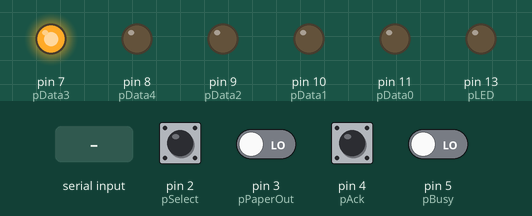
A sketch run on a simulated Arduino Uno, built with avr-gcc and run on an emulated ATmega328P. Parts: output pins drawn as LEDs (lit = HIGH). Dashed ring = blinking. The inputs (shaded band) are chosen by the test bench; at power-on: pin 2 (pSelect), pin 3 (pPaperOut), pin 4 (pAck), pin 5 (pBusy) LOW.

Above: at 1.2 s.
1.3 s: byte 30 received over Serial
At 1.6 s:
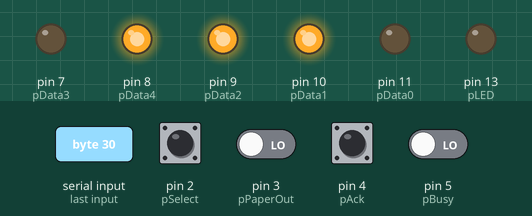
2.8 s: pin 4 (pAck) driven HIGH
At 4.0 s:
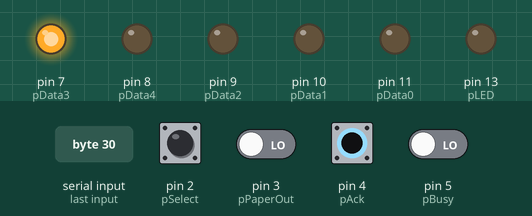
4.3 s: pin 4 (pAck) driven LOW
At 5.1 s:
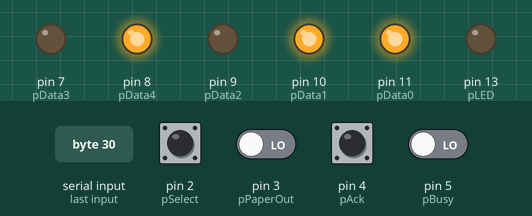
5.8 s: pin 4 (pAck) pulsed HIGH 2 times (0.12 s each, 0.3 s apart)
At 6.01 s:
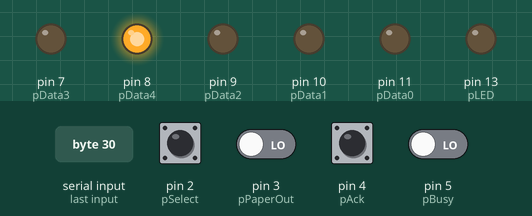
7.9 s: byte 90 received over Serial
At 9.1 s:
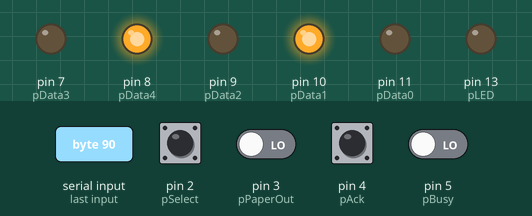
9.4 s: pin 4 (pAck) pulsed HIGH 5 times (0.12 s each, 0.3 s apart)
At 9.91 s:
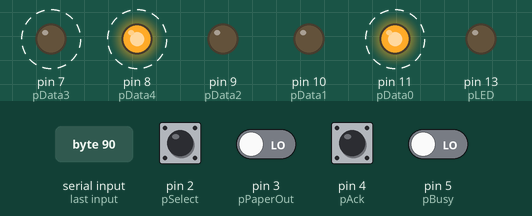
Timing chart, 0 to 12.4 s (numbered marks = the images above; inputs shaded):
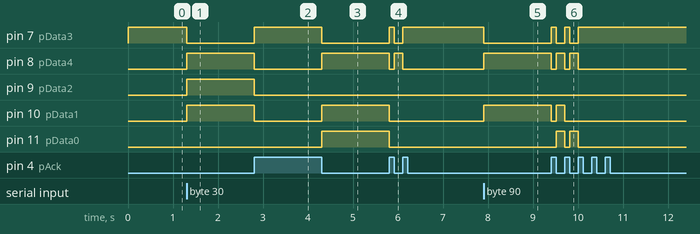

The sketch:

teensy-loader.ino
```cpp
// (licence header left out)
const int pLED      = 13; /* as it is on the Teensy 3.2 */

const int pError    =  1; /* pin 2 (data0) on mailstation */
const int pSelect   =  2; /* pin 3 (data1) on mailstation */
const int pPaperOut =  3; /* pin 4 (data2) on mailstation */
const int pAck      =  4; /* pin 5 (data3) on mailstation */
const int pBusy     =  5; /* pin 6 (data4) on mailstation */

const int pData4    =  8; /* pin 11 (busy) on mailstation */
const int pData3    =  7; /* pin 10 (ack) on mailstation */
const int pData2    =  9; /* pin 12 (paperout) on mailstation */
const int pData1    = 10; /* pin 13 (select) on mailstation */
const int pData0    = 11; /* pin 15 (error) on mailstation */
			  /* connect teensy GND pin to mailstation pin 25 */

#define bsyin       0x40 /* 01000000 */
#define bsyout      0x08 /* 00001000 */
#define stbin       0x80 /* 10000000 */
#define stbout      0x10 /* 00010000 */
#define tribmask    0x07 /* 00000111 */
#define dibmask     0x03 /* 00000011 */

void	dumpbyte(char);
int	readstatus(void);
void	writedata(char);
int	recvtribble(void);
int	recvbyte(void);
int	sendtribble(unsigned char);
int	sendbyte(unsigned char);

void
setup(void)
{
	Serial.begin(115200);

	pinMode(pData0, OUTPUT);
	pinMode(pData1, OUTPUT);
	pinMode(pData2, OUTPUT);
	pinMode(pData3, OUTPUT);
	pinMode(pData4, OUTPUT);

	pinMode(pAck, INPUT);
	pinMode(pBusy, INPUT);
	pinMode(pPaperOut, INPUT);
	pinMode(pSelect, INPUT);
	pinMode(pError, INPUT);

	pinMode(pLED, OUTPUT);

	writedata(bsyout);
}

void
loop(void)
{
	while (Serial.available()) {
		char b = Serial.read();
		while (sendbyte(b) != 0)
			;
	}
}

void
dumpbyte(char b)
{
	Serial.print((int)b);
	Serial.print(" =");
	for (int x = 7; x >= 0; x--) {
		Serial.print(" ");
		Serial.print(!!(b & (1 << x)));
	}
	Serial.println("");
}

int
readstatus(void)
{
	return ((digitalRead(pBusy) == HIGH ? 1 : 0) << 7) +
	    ((digitalRead(pAck) == HIGH ? 1 : 0) << 6) +
	    ((digitalRead(pPaperOut) == HIGH ? 1 : 0) << 5) +
	    ((digitalRead(pSelect) == HIGH ? 1 : 0) << 4) +
	    ((digitalRead(pError) == HIGH ? 1 : 0) << 3);
}

void
writedata(char b)
{
	/* we only have 5 data pins, so mask off high 3 bits and shift */
	b = (b & ~0xe0) << 3;

	digitalWrite(pData4, (b & (1 << 7)) == 0 ? LOW : HIGH);
	digitalWrite(pData3, (b & (1 << 6)) == 0 ? LOW : HIGH);
	digitalWrite(pData2, (b & (1 << 5)) == 0 ? LOW : HIGH);
	digitalWrite(pData1, (b & (1 << 4)) == 0 ? LOW : HIGH);
	digitalWrite(pData0, (b & (1 << 3)) == 0 ? LOW : HIGH);
}

int
recvtribble(void)
{
	unsigned char b;
	int tries = 0;

	/* drop busy */
	writedata(0);

	/* wait for strobe (stbout) from other side */
	while ((readstatus() & stbin) == 0) {
		if (++tries > 500000) {
			writedata(bsyout);
			return -1;
		}
	}

	digitalWrite(pLED, HIGH);

	/* store received byte */
	b = (readstatus() >> 3) & tribmask;

	/* raise busy/ack */
	writedata(bsyout);

	/* wait for strobe to drop on other side */
	tries = 0;
	while ((readstatus() & stbin) != 0) {
		if (++tries >= 50000) {
			digitalWrite(pLED, LOW);
			return -1;
		}
	}

	digitalWrite(pLED, LOW);

	return b;
}

int
recvbyte(void)
{
	int t;
	char c;

	if ((t = recvtribble()) == -1)
		return -1;
	c = t;

	if ((t = recvtribble()) == -1)
		return -1;
	c += (t << 3);

	if ((t = recvtribble()) == -1)
		return -1;
	c += ((t & dibmask) << 6);

	return c;
}

int
sendtribble(unsigned char b)
{
	unsigned int tries;
	int ret = 0;

	/* raise busy */
	writedata(bsyout);

	/* wait for mailstation to drop busy */
	tries = 0;
	while ((readstatus() & bsyin) != 0) {
		if (++tries >= 500000) {
			ret = -1;
			goto sendtribble_out;
		}
	}

	/* send tribble */
	writedata(b & tribmask);

	/* strobe */
	writedata((b & tribmask) | stbout);

	/* wait for ack */
	tries = 0;
	while ((readstatus() & bsyin) == 0) {
		if (++tries >= 500000) {
			ret = -1;
			goto sendtribble_out;
		}
	}

	/* unstrobe */
	writedata(0);

sendtribble_out:
	/* raise busy/ack */
	writedata(bsyout);

	return ret;
}

int
sendbyte(unsigned char b)
{
	if (sendtribble(b) != 0)
		return 1;
	if (sendtribble(b >> 3) != 0)
		return 2;
	if (sendtribble(b >> 6) != 0)
		return 3;

	return 0;
}
```

Measured:
- after the input at 1.3 s, pin 7 (pData3): HIGH → LOW at once; pin 8 (pData4), pin 9 (pData2), pin 10 (pData1): LOW → HIGH at once
- after the input at 2.8 s, pin 7 (pData3): LOW → HIGH at once; pin 8 (pData4), pin 9 (pData2), pin 10 (pData1): HIGH → LOW at once
- after the input at 4.3 s, pin 7 (pData3): HIGH → LOW at once; pin 8 (pData4), pin 10 (pData1), pin 11 (pData0): LOW → HIGH at once
- after the input at 5.8 s, pin 7 (pData3): LOW → HIGH at once, → LOW 0.12 s later, → HIGH 0.18 s later; pin 8 (pData4): HIGH → LOW at once, → HIGH 0.12 s later, → LOW 0.18 s later; pin 10 (pData1), pin 11 (pData0): HIGH → LOW at once
- after the input at 7.9 s, pin 7 (pData3): HIGH → LOW at once; pin 8 (pData4), pin 10 (pData1): LOW → HIGH at once
- after the input at 9.4 s, pin 7 (pData3): alternates HIGH for 0.12 s and LOW for 0.18 s, 5 changes in all, then stays HIGH, starting at once; pin 8 (pData4): alternates HIGH for 0.18 s and LOW for 0.12 s, 5 changes in all, then stays LOW, starting at once
